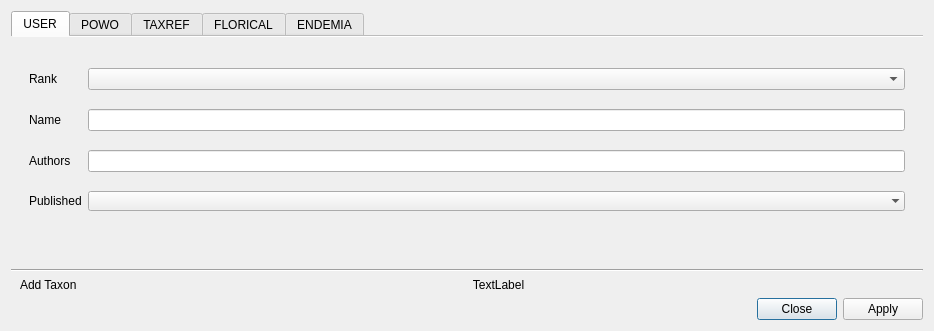
<?xml version="1.0" encoding="UTF-8"?>
<ui version="4.0">
 <class>EditTaxa</class>
 <widget class="QDialog" name="EditTaxa">
  <property name="windowModality">
   <enum>Qt::ApplicationModal</enum>
  </property>
  <property name="geometry">
   <rect>
    <x>0</x>
    <y>0</y>
    <width>934</width>
    <height>331</height>
   </rect>
  </property>
  <property name="sizePolicy">
   <sizepolicy hsizetype="Preferred" vsizetype="Preferred">
    <horstretch>0</horstretch>
    <verstretch>0</verstretch>
   </sizepolicy>
  </property>
  <property name="windowTitle">
   <string>Add reference</string>
  </property>
  <layout class="QGridLayout" name="gridLayout">
   <item row="4" column="0">
    <layout class="QFormLayout" name="formLayout">
     <property name="leftMargin">
      <number>9</number>
     </property>
     <property name="rightMargin">
      <number>9</number>
     </property>
     <item row="0" column="1">
      <widget class="QLabel" name="taxaLineEdit_result">
       <property name="sizePolicy">
        <sizepolicy hsizetype="Preferred" vsizetype="Fixed">
         <horstretch>0</horstretch>
         <verstretch>0</verstretch>
        </sizepolicy>
       </property>
       <property name="minimumSize">
        <size>
         <width>0</width>
         <height>0</height>
        </size>
       </property>
       <property name="maximumSize">
        <size>
         <width>16777215</width>
         <height>16777215</height>
        </size>
       </property>
       <property name="styleSheet">
        <string notr="true"/>
       </property>
       <property name="text">
        <string>TextLabel</string>
       </property>
       <property name="alignment">
        <set>Qt::AlignCenter</set>
       </property>
       <property name="textInteractionFlags">
        <set>Qt::LinksAccessibleByMouse|Qt::TextSelectableByMouse</set>
       </property>
      </widget>
     </item>
     <item row="0" column="0">
      <widget class="QLabel" name="label_2">
       <property name="text">
        <string>Add Taxon</string>
       </property>
      </widget>
     </item>
    </layout>
   </item>
   <item row="6" column="0">
    <layout class="QHBoxLayout" name="horizontalLayout">
     <item>
      <widget class="QDialogButtonBox" name="buttonBox">
       <property name="orientation">
        <enum>Qt::Horizontal</enum>
       </property>
       <property name="standardButtons">
        <set>QDialogButtonBox::Apply|QDialogButtonBox::Close</set>
       </property>
      </widget>
     </item>
    </layout>
   </item>
   <item row="2" column="0">
    <widget class="QTabWidget" name="tabWidget_main">
     <property name="styleSheet">
      <string notr="true"/>
     </property>
     <property name="tabPosition">
      <enum>QTabWidget::North</enum>
     </property>
     <property name="tabShape">
      <enum>QTabWidget::Rounded</enum>
     </property>
     <property name="currentIndex">
      <number>0</number>
     </property>
     <property name="documentMode">
      <bool>true</bool>
     </property>
     <property name="tabsClosable">
      <bool>false</bool>
     </property>
     <property name="tabBarAutoHide">
      <bool>false</bool>
     </property>
     <widget class="QWidget" name="tab">
      <attribute name="title">
       <string>USER</string>
      </attribute>
      <layout class="QGridLayout" name="gridLayout_6">
       <item row="0" column="0" alignment="Qt::AlignTop">
        <widget class="QWidget" name="Layout_edit" native="true">
         <property name="sizePolicy">
          <sizepolicy hsizetype="Preferred" vsizetype="Fixed">
           <horstretch>0</horstretch>
           <verstretch>0</verstretch>
          </sizepolicy>
         </property>
         <property name="minimumSize">
          <size>
           <width>0</width>
           <height>189</height>
          </size>
         </property>
         <property name="maximumSize">
          <size>
           <width>16777215</width>
           <height>189</height>
          </size>
         </property>
         <layout class="QGridLayout" name="gridLayout_3">
          <item row="0" column="1">
           <widget class="QComboBox" name="rankComboBox"/>
          </item>
          <item row="3" column="0">
           <widget class="QLabel" name="publishedLabel">
            <property name="text">
             <string>Published</string>
            </property>
           </widget>
          </item>
          <item row="1" column="0">
           <widget class="QLabel" name="basenameLabel">
            <property name="text">
             <string>Name</string>
            </property>
           </widget>
          </item>
          <item row="2" column="0">
           <widget class="QLabel" name="authorsLabel">
            <property name="text">
             <string>Authors</string>
            </property>
           </widget>
          </item>
          <item row="0" column="0">
           <widget class="QLabel" name="rankLabel">
            <property name="text">
             <string>Rank</string>
            </property>
           </widget>
          </item>
          <item row="3" column="1">
           <widget class="QComboBox" name="publishedComboBox">
            <property name="sizePolicy">
             <sizepolicy hsizetype="Preferred" vsizetype="Fixed">
              <horstretch>0</horstretch>
              <verstretch>0</verstretch>
             </sizepolicy>
            </property>
            <property name="styleSheet">
             <string notr="true"/>
            </property>
            <property name="frame">
             <bool>false</bool>
            </property>
           </widget>
          </item>
          <item row="2" column="1">
           <widget class="QLineEdit" name="authorsLineEdit"/>
          </item>
          <item row="1" column="1">
           <widget class="QLineEdit" name="basenameLineEdit"/>
          </item>
         </layout>
        </widget>
       </item>
      </layout>
     </widget>
     <widget class="QWidget" name="tab_2">
      <attribute name="title">
       <string>POWO</string>
      </attribute>
     </widget>
     <widget class="QWidget" name="tab_3">
      <attribute name="title">
       <string>TAXREF</string>
      </attribute>
     </widget>
     <widget class="QWidget" name="tab_4">
      <attribute name="title">
       <string>FLORICAL</string>
      </attribute>
     </widget>
     <widget class="QWidget" name="tab_5">
      <attribute name="title">
       <string>ENDEMIA</string>
      </attribute>
      <widget class="QTreeView" name="trView_childs">
       <property name="geometry">
        <rect>
         <x>20</x>
         <y>0</y>
         <width>256</width>
         <height>192</height>
        </rect>
       </property>
       <property name="editTriggers">
        <set>QAbstractItemView::NoEditTriggers</set>
       </property>
       <property name="selectionBehavior">
        <enum>QAbstractItemView::SelectRows</enum>
       </property>
       <property name="sortingEnabled">
        <bool>true</bool>
       </property>
       <attribute name="headerVisible">
        <bool>false</bool>
       </attribute>
      </widget>
     </widget>
    </widget>
   </item>
   <item row="3" column="0">
    <widget class="Line" name="line">
     <property name="frameShadow">
      <enum>QFrame::Sunken</enum>
     </property>
     <property name="orientation">
      <enum>Qt::Horizontal</enum>
     </property>
    </widget>
   </item>
  </layout>
 </widget>
 <tabstops>
  <tabstop>rankComboBox</tabstop>
  <tabstop>basenameLineEdit</tabstop>
  <tabstop>authorsLineEdit</tabstop>
  <tabstop>publishedComboBox</tabstop>
  <tabstop>trView_childs</tabstop>
  <tabstop>tabWidget_main</tabstop>
 </tabstops>
 <resources/>
 <connections/>
</ui>
